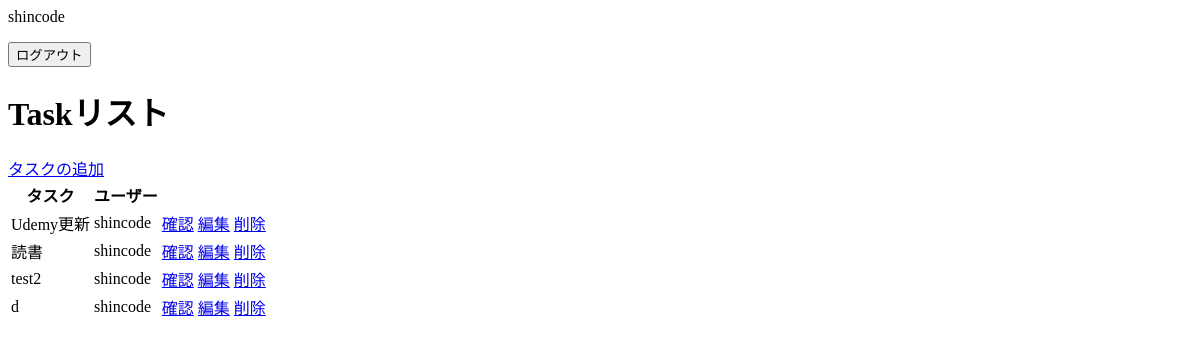
The app's page / (signed in), older data.
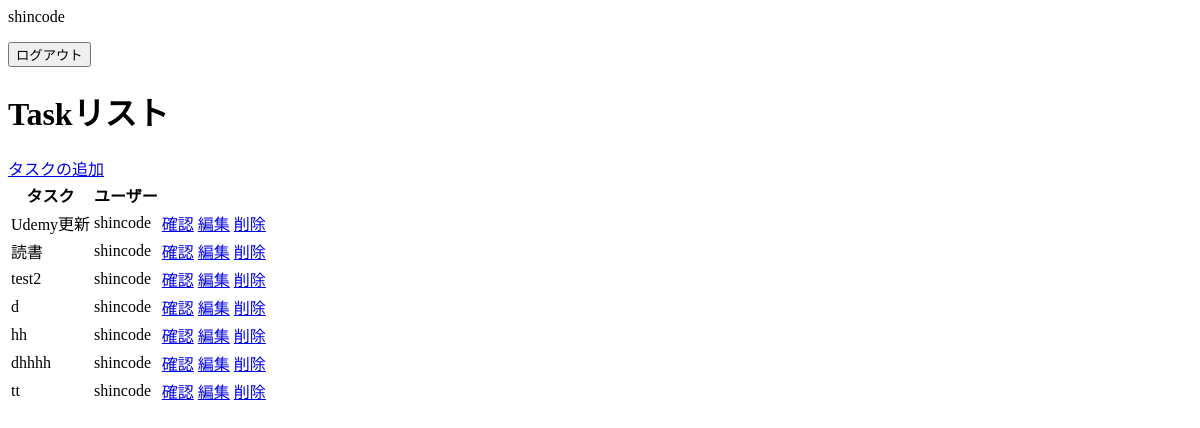
The same page, newer data.
### todoapp/models.py (models this page shows, shortened)
class Task(models.Model):
    user = models.ForeignKey(User, on_delete=models.CASCADE, null=True, blank=True)
    title = models.CharField(max_length=100)
    description = models.TextField(null=True, blank=True)
    compleated = models.BooleanField(default=False)
    createdDate = models.DateTimeField(auto_now_add=True)
    class Meta:
        ordering = ["compleated"]

### todoapp/views.py (the view)
# urls.py: path("", TaskList.as_view(), name="tasks"),
class TaskList(LoginRequiredMixin, ListView):
    model = Task
    context_object_name = "tasks"
    def get_context_data(self, **kwargs):
        context = super().get_context_data(**kwargs)
        context["tasks"] = context["tasks"].filter(user = self.request.user)
        return context

### todoapp/templates/todoapp/task_list.html (shortened to what this page needs)
{% if request.user.is_authenticated %}
<p>{{request.user}}</p>
<form method="post" action="{% url 'logout' %}">
    <button type="submit">ログアウト</button>
</form>
{% else %}
<a href="{% url 'login' %}">ログイン</a>
{% endif %}
<h1>Taskリスト</h1>
<a href="{% url 'create-task' %}">タスクの追加</a>
<table>
    <tr>
        <th>タスク</th>
        <th>ユーザー</th>
    </tr>
    {% for task in tasks %}
    <tr>
        <td>{{task.title}}</td>
        <td>{{task.user}}</td>
        <td><a href="{% url 'task' task.id %}">確認</a></td>
        <td><a href="{% url 'edit-task' task.id %}">編集</a></td>
        <td><a href="{% url 'delete-task' task.id %}">削除</a></td>
    </tr>
    {% endfor %}
</table>

Row changes from the older to the newer data that the page shows:
added Task: title "hh", user "shincode"
added Task: title "dhhhh", user "shincode"
added Task: title "tt", user "shincode"
